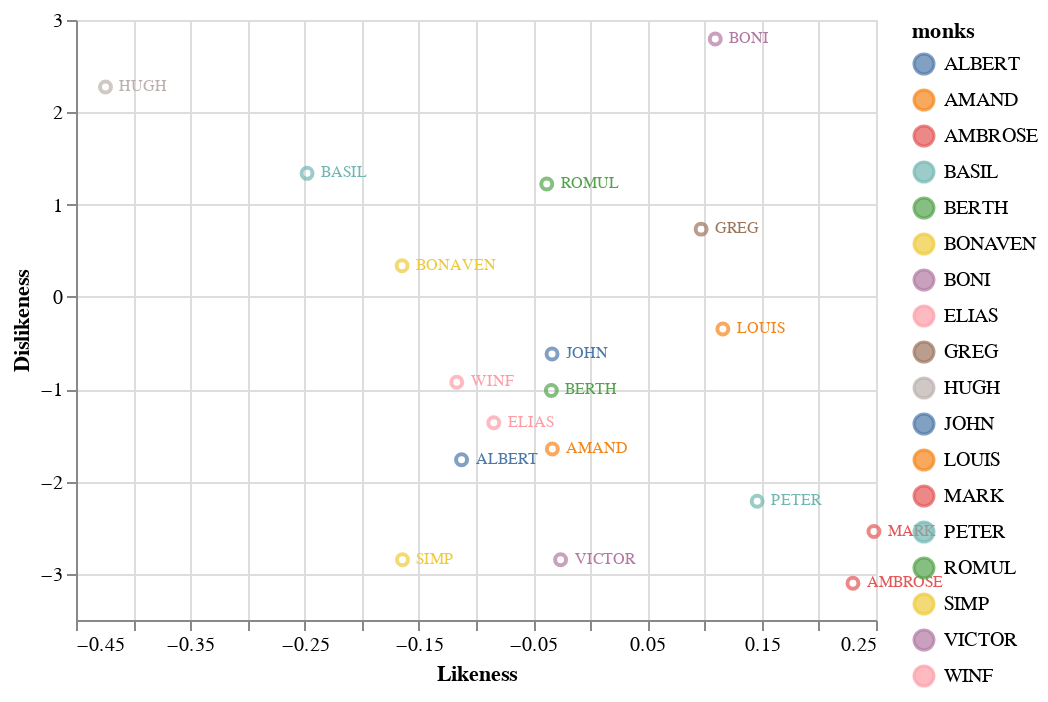

Source (notebook cell):
### Code cell
points = alt.Chart(monk_features).mark_point().encode(
    alt.X('Likeness'), alt.Y('Dislikeness'), alt.Color('monks'),
    tooltip=['Likeness', 'Dislikeness', 'monks']
)

text = points.mark_text(
    align='left',
    baseline='middle',
    dx=7,
    size=8
).encode(
    text='monks'
)

points + text

### Figure 1 — Vega-Lite specification as saved in the notebook (floating-point values rounded to 4 significant figures)
{"$schema": "https://vega.github.io/schema/vega-lite/v4.17.0.json", "config": {"view": {"continuousHeight": 300, "continuousWidth": 400}}, "data": {"name": "data-ba38df0f57ca75fceb6add0a547bc84e"}, "datasets": {"data-ba38df0f57ca75fceb6add0a547bc84e": [{"Dislikeness": -0.3469, "Likeness": 0.116, "monks": "LOUIS"}, {"Dislikeness": -2.542, "Likeness": 0.2482, "monks": "MARK"}, {"Dislikeness": -2.847, "Likeness": -0.02598, "monks": "VICTOR"}, {"Dislikeness": 0.7343, "Likeness": 0.09697, "monks": "GREG"}, {"Dislikeness": 2.793, "Likeness": 0.1094, "monks": "BONI"}, {"Dislikeness": -2.848, "Likeness": -0.1643, "monks": "SIMP"}, {"Dislikeness": 1.224, "Likeness": -0.03807, "monks": "ROMUL"}, {"Dislikeness": -1.364, "Likeness": -0.08446, "monks": "ELIAS"}, {"Dislikeness": -1.013, "Likeness": -0.03406, "monks": "BERTH"}, {"Dislikeness": 2.274, "Likeness": -0.4242, "monks": "HUGH"}, {"Dislikeness": -1.647, "Likeness": -0.0332, "monks": "AMAND"}, {"Dislikeness": -3.102, "Likeness": 0.2298, "monks": "AMBROSE"}, {"Dislikeness": -0.6189, "Likeness": -0.03346, "monks": "JOHN"}, {"Dislikeness": -1.764, "Likeness": -0.1126, "monks": "ALBERT"}, {"Dislikeness": -0.9245, "Likeness": -0.1168, "monks": "WINF"}, {"Dislikeness": 1.339, "Likeness": -0.2478, "monks": "BASIL"}, {"Dislikeness": 0.3374, "Likeness": -0.1647, "monks": "BONAVEN"}, {"Dislikeness": -2.214, "Likeness": 0.146, "monks": "PETER"}]}, "layer": [{"encoding": {"color": {"field": "monks", "type": "nominal"}, "tooltip": [{"field": "Likeness", "type": "quantitative"}, {"field": "Dislikeness", "type": "quantitative"}, {"field": "monks", "type": "nominal"}], "x": {"field": "Likeness", "type": "quantitative"}, "y": {"field": "Dislikeness", "type": "quantitative"}}, "mark": "point"}, {"encoding": {"color": {"field": "monks", "type": "nominal"}, "text": {"field": "monks", "type": "nominal"}, "tooltip": [{"field": "Likeness", "type": "quantitative"}, {"field": "Dislikeness", "type": "quantitative"}, {"field": "monks", "type": "nominal"}], "x": {"field": "Likeness", "type": "quantitative"}, "y": {"field": "Dislikeness", "type": "quantitative"}}, "mark": {"align": "left", "baseline": "middle", "dx": 7, "size": 8, "type": "text"}}]}
